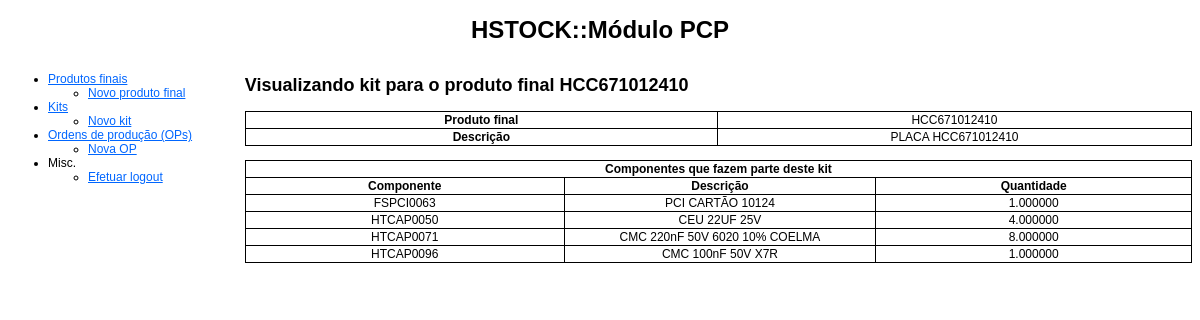
Screenshot of /pcp/kits.php?action=view&produto_final_id=1 (signed in) with the database file from the repository.
### tables this page shows
CREATE TABLE IF NOT EXISTS `produtos_finais` (
  `id` int(11) NOT NULL AUTO_INCREMENT,
  `nome` varchar(255) NOT NULL,
  `descricao` text NOT NULL,
  PRIMARY KEY (`id`)
);

CREATE TABLE IF NOT EXISTS `kits` (
  `componente_codigo` varchar(10) NOT NULL,
  `produto_final_id` int(11) NOT NULL,
  `quantidade` decimal(10,6) NOT NULL,
  PRIMARY KEY (`componente_codigo`,`produto_final_id`),
  KEY `produto_final_id` (`produto_final_id`)
);

CREATE TABLE IF NOT EXISTS `componentes` (
  `codigo` varchar(10) NOT NULL,
  `descricao` text NOT NULL,
  `unidade` enum('CX','KG','LT','MT','PAR','PÇ','UN','SV') NOT NULL DEFAULT 'PÇ',
  `saldo` decimal(10,6) NOT NULL DEFAULT '0.000000',
  PRIMARY KEY (`codigo`)
);

### pcp/kits.php (the view, shortened to what this page needs)
<!DOCTYPE html PUBLIC "-//W3C//DTD XHTML 1.0 Transitional//EN" "http://www.w3.org/TR/xhtml1/DTD/xhtml1-transitional.dtd">
<html xmlns="http://www.w3.org/1999/xhtml">
    <head>
        <link href="estilos_hton.css" rel="stylesheet" type="text/css" />
    </head>
    <body>
   	<div id="header">
    	<h1>HSTOCK::Módulo PCP</h1>
    </div>
    <div id="menu">
        <?php require_once('menu.php'); ?>
	</div>
    <div id="content">
    	<?php
		@$action = $_GET['action'];
		switch($action)
		{
					?>
				<?php endif;
			case 'view':
				$produto_final_id = $_GET['produto_final_id'];
				$c = new conexao;
				$c->set_charset('utf8');
				$q = "SELECT * FROM produtos_finais WHERE id = '$produto_final_id';";
				$r = $c->query($q);
				$produto_final = $r->fetch_object();
				?>
				<h2>Visualizando kit para o produto final <?php echo $produto_final->nome; ?></h2>
                <table class="content_table">
                	<tr>
                    	<th>Produto final</th>
                        <td><?php echo $produto_final->nome; ?></td>
                    </tr>
                    <tr>
                    	<th>Descrição</th>
                        <td><?php echo $produto_final->descricao; ?></td>
                    </tr>
                </table><br />
                <table class="content_table">
                	<tr>
                    	<th colspan="3" class="bottom_row">Componentes que fazem parte deste kit</th>
                    </tr>
                    <tr>
                    	<th>Componente</th>
                        <th>Descrição</th>
                        <th>Quantidade</th>
                    </tr>
                    <?php
					$q = "SELECT a.codigo, a.descricao AS ComponenteDescricao, a.unidade, b.quantidade, c.nome AS ProdutoFinalNome, c.descricao  AS ProdutoFinalDescricao FROM componentes AS a INNER JOIN kits AS b ON a.codigo = b.componente_codigo INNER JOIN produtos_finais AS c ON b.produto_final_id = c.id WHERE b.produto_final_id = '$produto_final_id';";
					$r = $c->query($q);
					while($componente = $r->fetch_object()): ?>
					<tr>
						<td><?php echo $componente->codigo; ?></td>
                        <td><?php echo $componente->ComponenteDescricao; ?></td>
                        <td><?php echo $componente->quantidade; ?></td>
					</tr>
					<?php endwhile; ?>
                </table>
				<?php
			break;
				?>
				<?php
		}
		?>
    </div>
    </body>
</html>

### pcp/estilos_hton.css (style rules this page uses)
#header { text-align: center; }
#menu { float: left; width: 19%; }
#content { float: right; width: 80%; }
#tabela_login, td, th { border-top-width: 1px; border-right-width: 1px; border-bottom-width: 1px; border-left-width: 1px; border-top-style: solid; border-right-style: solid; border-bottom-style: solid; border-left-style: solid; border-collapse:collapse; margin: auto; width: 500px; }
.bottom_row { text-align: center; }
.content_table { width: 100%; }
.content_table, th, td { border: solid 1px; border-collapse:collapse; text-align:center; }
body { font-family: Arial, Helvetica, sans-serif; font-size: 12px; }

### rows the page displays
produtos_finais: nome "HCC671012410", descricao "PLACA HCC671012410"
kits: componente_codigo.codigo "FSPCI0063", componente_codigo.descricao "PCI CARTÃO 10124", quantidade "1.000000"
kits: componente_codigo.codigo "HTCAP0050", componente_codigo.descricao "CEU 22UF 25V", quantidade "4.000000"
kits: componente_codigo.codigo "HTCAP0071", componente_codigo.descricao "CMC 220nF 50V 6020 10% COELMA", quantidade "8.000000"
kits: componente_codigo.codigo "HTCAP0096", componente_codigo.descricao "CMC 100nF 50V X7R", quantidade "1.000000"
